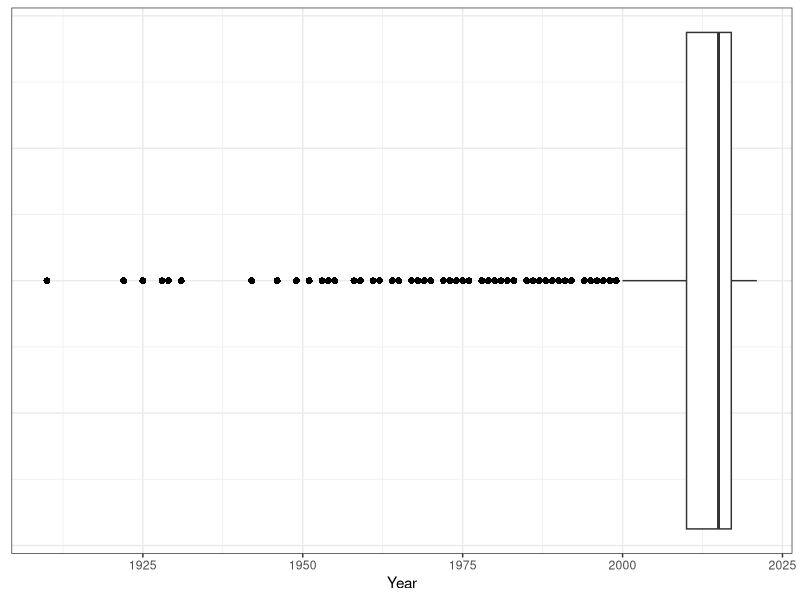
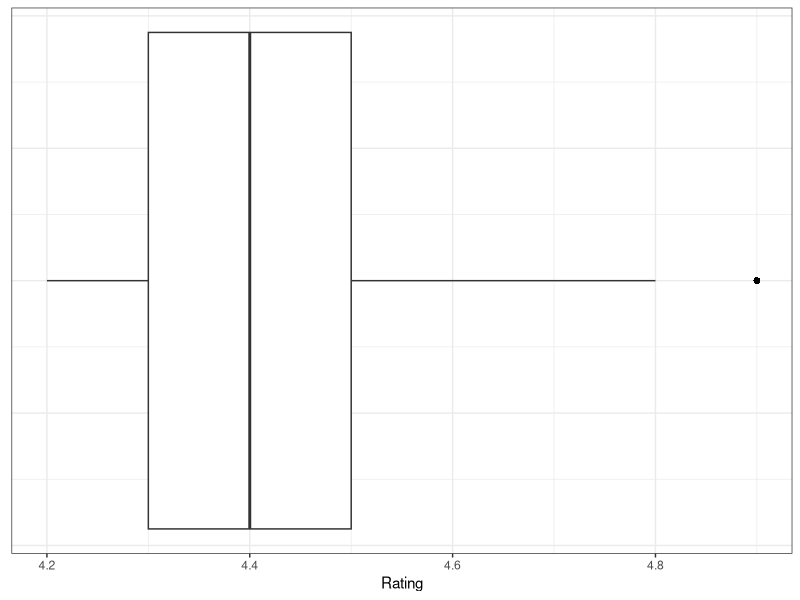
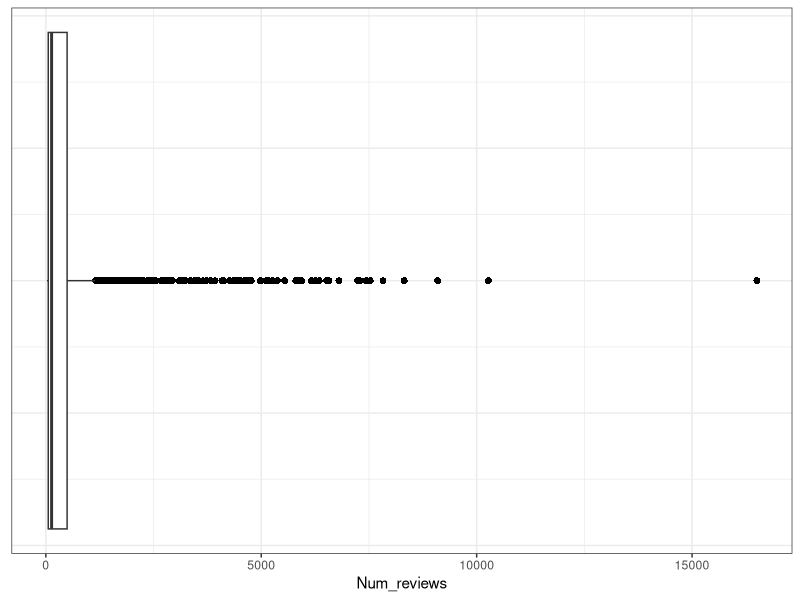
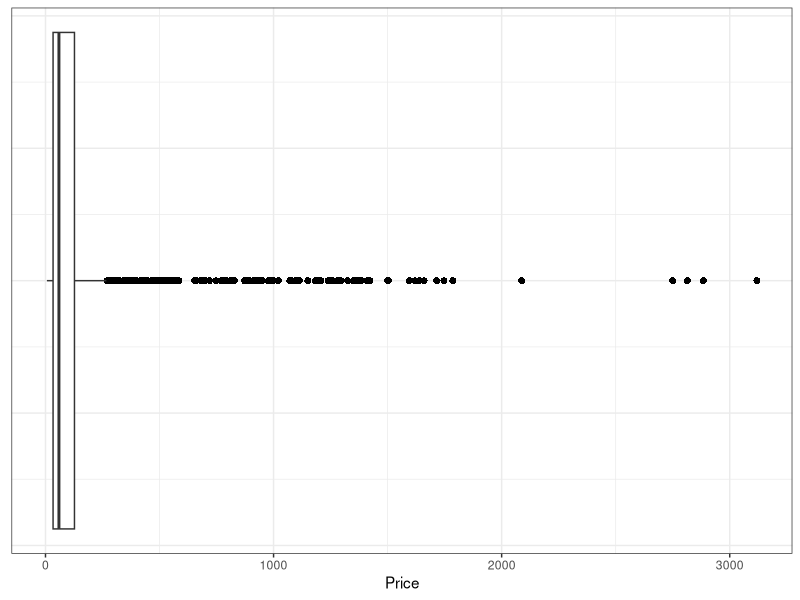
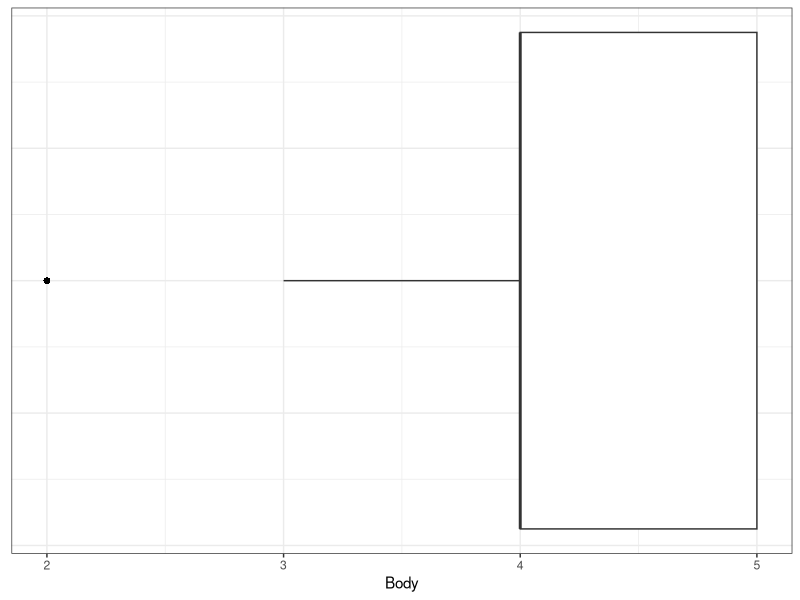
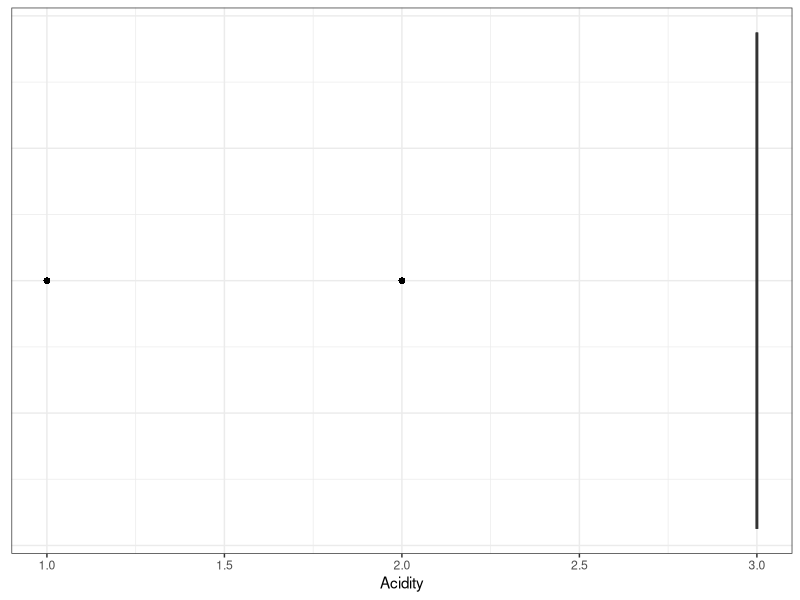
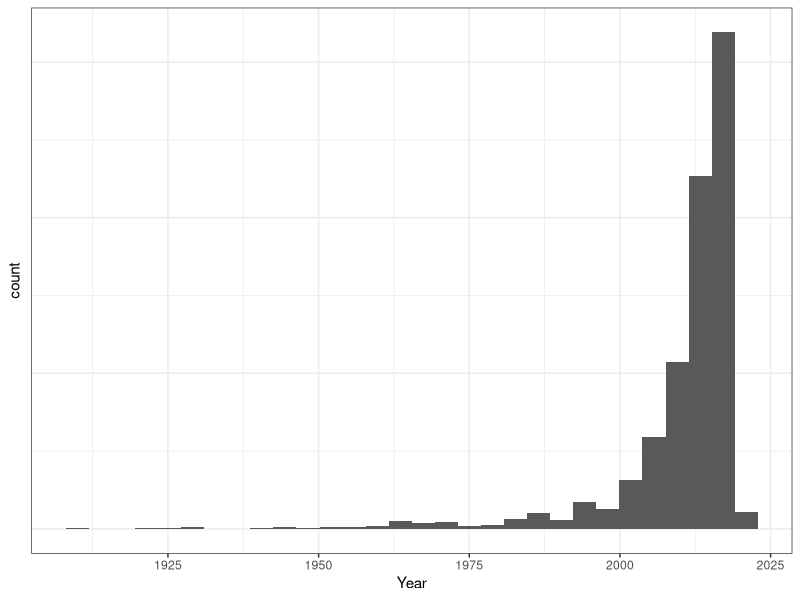
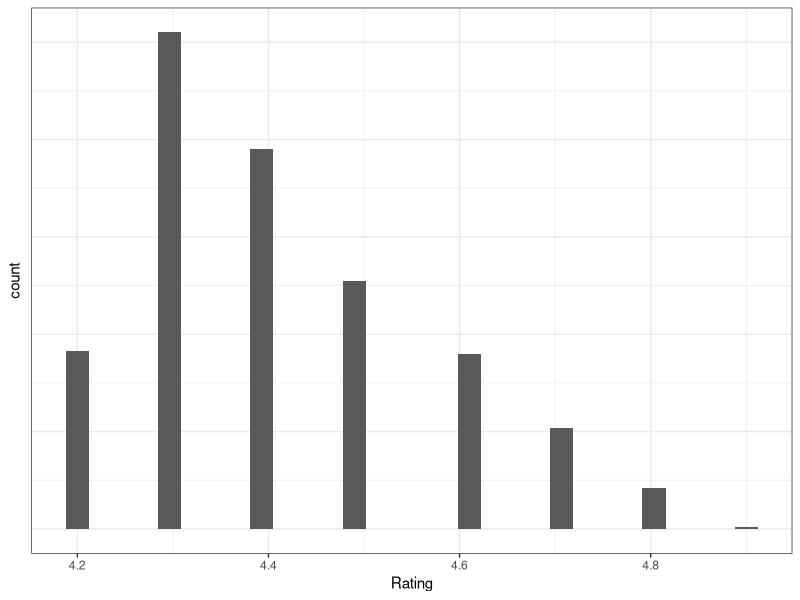

Generate these figures, in order, with R:
## ---- chunk 1
library(tidyverse)
library(readr)

vinhos <- read_delim("vinhos.csv", 
    delim = ";", escape_double = FALSE, trim_ws = TRUE)
view(vinhos)
unique(vinhos$Region)

# Desconsidera as linhas duplicadas.
vinhos <- distinct(vinhos)
view(vinhos)
head(vinhos)

## ---- chunk 2
summary(vinhos)
sd(vinhos$Year)
sd(vinhos$Rating)
sd(vinhos$Num_reviews)
sd(vinhos$Price)
sd(vinhos$Body)
sd(vinhos$Acidity)

z <- ggplot(vinhos, aes(x = Year))
z + geom_boxplot(outlier.colour="black", outlier.shape=16, outlier.size=2) +
  theme_bw() +
  theme(axis.text.y = element_blank(), axis.ticks.y = element_blank())

y <- ggplot(vinhos, aes(x = Rating))
y + geom_boxplot(outlier.colour="black", outlier.shape=16, outlier.size=2) +
  theme_bw() +
  theme(axis.text.y = element_blank(), axis.ticks.y = element_blank())

x <- ggplot(vinhos, aes(x = Num_reviews))
x + geom_boxplot(outlier.colour="black", outlier.shape=16, outlier.size=2) +
  theme_bw() +
  theme(axis.text.y = element_blank(), axis.ticks.y = element_blank())

w <- ggplot(vinhos, aes(x = Price))
w + geom_boxplot(outlier.colour="black", outlier.shape=16, outlier.size=2) +
  theme_bw() +
  theme(axis.text.y = element_blank(), axis.ticks.y = element_blank())

v <- ggplot(vinhos, aes(x = Body))
v + geom_boxplot(outlier.colour="black", outlier.shape=16, outlier.size=2) +
  theme_bw() +
  theme(axis.text.y = element_blank(), axis.ticks.y = element_blank())

u <- ggplot(vinhos, aes(x = Acidity))
u + geom_boxplot(outlier.colour="black", outlier.shape=16, outlier.size=2) +
  theme_bw() +
  theme(axis.text.y = element_blank(), axis.ticks.y = element_blank())

t <- ggplot(vinhos, aes(x = Year))
t + geom_histogram() +
  theme_bw() +
  theme(axis.text.y = element_blank(), axis.ticks.y = element_blank())

s <- ggplot(vinhos, aes(x = Rating))
s + geom_histogram() +
  theme_bw() +
  theme(axis.text.y = element_blank(), axis.ticks.y = element_blank())

r <- ggplot(vinhos, aes(x = Num_reviews))
r + geom_histogram() +
  theme_bw() +
  theme(axis.text.y = element_blank(), axis.ticks.y = element_blank())

q <- ggplot(vinhos, aes(x = Price))
q + geom_histogram() +
  theme_bw() +
  theme(axis.text.y = element_blank(), axis.ticks.y = element_blank())

p <- ggplot(vinhos, aes(x = Body))
p + geom_histogram() +
  theme_bw() +
  theme(axis.text.y = element_blank(), axis.ticks.y = element_blank())

o <- ggplot(vinhos, aes(x = Acidity))
o + geom_histogram() +
  theme_bw() +
  theme(axis.text.y = element_blank(), axis.ticks.y = element_blank())


## ---- chunk 3
k <- ggplot(vinhos, aes(x = Price, y = Winery, color = Rating)) +
  geom_count()
k

k <- ggplot(vinhos, aes(x = Price, y = Wine, color = Rating)) +
  geom_count()
k

k <- ggplot(vinhos, aes(x = Price, y = Year, color = Rating)) +
  geom_count()
k

k <- ggplot(vinhos, aes(x = Price, y = Rating, color = Rating)) +
  geom_count()
k

k <- ggplot(vinhos, aes(x = Price, y = Num_reviews, color = Rating)) +
  geom_count()
k

k <- ggplot(vinhos, aes(x = Price, y = Region, color = Rating)) +
  geom_count()
k

k <- ggplot(vinhos, aes(x = Price, y = Type, color = Rating)) +
  geom_count()
k

k <- ggplot(vinhos, aes(x = Price, y = Body, color = Rating)) +
  geom_count()
k

k <- ggplot(vinhos, aes(x = Price, y = Acidity, color = Rating)) +
  geom_count()
k


k <- ggplot(vinhos, aes(x = Rating, y = Winery, color = Price)) +
  geom_count()
k

k <- ggplot(vinhos, aes(x = Rating, y = Wine, color = Price)) +
  geom_count()
k

k <- ggplot(vinhos, aes(x = Rating, y = Year, color = Price)) +
  geom_count()
k

k <- ggplot(vinhos, aes(x =Rating, y = Price, color = Price)) +
  geom_count()
k

k <- ggplot(vinhos, aes(x = Rating, y = Num_reviews, color = Price)) +
  geom_count()
k

k <- ggplot(vinhos, aes(x = Rating, y = Region, color = Price)) +
  geom_count()
k

k <- ggplot(vinhos, aes(x = Rating, y = Type, color = Price)) +
  geom_count()
k

k <- ggplot(vinhos, aes(x = Rating, y = Body, color = Price)) +
  geom_count()
k

k <- ggplot(vinhos, aes(x = Rating, y = Acidity, color = Price)) +
  geom_count()
k



## ---- chunk 4
n <- ggplot(vinhos, aes(y = Type)) +
  geom_bar() + facet_wrap(~Rating)
n



m <- ggplot(vinhos, aes(x = Rating, y = Type)) +
  geom_count()
m

l <- ggplot(vinhos, aes(x = Price, y = Rating)) +
  geom_point() + facet_wrap(~Type)
l

k <- ggplot(vinhos, aes(x = Price, y = Type, color = Rating)) +
  geom_count()
k

j <- ggplot(vinhos, aes(y = Price, x = Acidity, color = Rating))
j + geom_jitter()

h <- ggplot(vinhos, aes(y = Price, x = Body, color = Rating))
h + geom_jitter()

g <- ggplot(vinhos, aes(y = Price, x = Type, color = Rating))
g + geom_jitter() + theme(axis.text.x = element_text(angle = 90, vjust = 0.5, hjust=1))

f <- ggplot(vinhos, aes(y = Price, x = Year, color = Rating))
f + geom_point()


e <- ggplot(vinhos, aes(y = Price, x = Acidity, color = Rating))
e + geom_jitter() + ylim(0,500)

d <- ggplot(vinhos, aes(y = Price, x = Body, color = Rating))
d + geom_jitter() + ylim(0,500)


e <- ggplot(vinhos, aes(y = Price, x = Acidity, color = Rating))
e + geom_jitter() + ylim(0,100)

d <- ggplot(vinhos, aes(y = Price, x = Body, color = Rating))
d + geom_jitter() + ylim(0,100)

## ---- chunk 5
p <- ggplot(data = vinhos, mapping = aes(x = Price, y = Rating, color = Type))
p + geom_jitter()

#Esse primeiro gráfico, fiz pra explorar as variáveis que mais me chamam a atenção, por serem uma manifestação em preço e nota da qualidade final do vinho. Coloquei preço no eixo x classificação no y. Também experimentei atribuir cor à variável tipode vinho, para observar as alterações nos eixos de acordo com os tipos. Com jitter, impeço que pontos de coordenadas iguais se sobreponham totalmente, para que eu tenha noção de densidade dos pontos.

p <- ggplot(data = vinhos, mapping = aes(x = Price, y = Rating))
p + geom_jitter()
#O gráfico anterior ficou de difícil visualização, porque a variável tipo de cvinho possui muitos valores que se confundem no aspecto cor. Por isso, resolvi retirar essa variável por enquanto.

p <- ggplot(data = vinhos, mapping = aes(x = Price, y = Rating))
p + geom_jitter() + scale_x_log10()
#É mais fácil visualizar principalmente por não ter a legenda ocupando espaço. Mas e incomoda a escala do eixo x, pois ficam muitos pontos sobrepostos no começo do eixo, e outros muito espaçados no final. Para ajeitar isso, inseri uma mudança para escala logarítmica de base 10.

p + geom_jitter(alpha = .2) + scale_x_log10()
#Adicionando o parâmetro alpha eu torno os pontos meio transparentes. Assim, a sobreposição de pontos é destacada, e posso ver onde há mais ocorrências.

p <- p + geom_jitter(alpha = .2) + scale_x_log10()

p + facet_wrap(Body ~ Acidity)

#Armazenei o gráfico que eu tinha produzido até então na variável p, e inseri um facetamento em relação à acidez e ao corpo do vinho. Não gostei de como os gráficos ficaram distribuídos, pois ficou difícil de indentificar qual diz o que. Mas, ao invés de continnuar manipulando o facet_wrap, pensei em relacionar essas variáveis a cor e forma, pois elas tem poucos valores, podendo se encaixar bem nesses parâmetros.

a <- ggplot(data = vinhos, mapping = aes(x = Price, y = Rating, color = Body, size = Acidity))
a + geom_jitter(alpha = .2) + scale_x_log10()
#Fiz essa relação e até ficou bom, mas como corpo é uma variável contíonua, o ggplot a relaciona a diversos tons da mesma cor. Para diferenciar melhor os valores, eu quero que cada um se relacione a uma cor diferente.
## ---- chunk 6
library(RColorBrewer)
myColors <- brewer.pal(4, "Set1")
names(myColors) <- levels(vinhos$Body)
colScale <- scale_colour_manual(name = "Body", values = myColors)
#Aqui eu importei uma biblioteca que me permite relacionar uma paleta de cores a uma variável.

vinhos <- vinhos %>%
  mutate_at(vars(Body), factor)
#Aqui eu tornei corpo uma variável não contínua para evitar confusão na visualização.


b <- ggplot(data = vinhos, mapping = aes(x = Price, y = Rating, color = Body, size = Acidity))
b + geom_jitter(alpha = .2) + scale_x_log10() + colScale

b <- ggplot(data = vinhos, mapping = aes(x = Price, y = Rating, color = Body, size = Acidity))
b + geom_jitter(alpha = .5) + scale_x_log10() + colScale
#Criei um gráfico adicionando colScale, e obtive um gráfico que cumpria o meu desejo em relação à variável corpo. Mas a transparência estava muito alta e diferenciava pouco as cores entre si. Por isso, refiz o fráfico aumantando um pouco o parâmetro alpha. Ficou bem legal. É possível perceber uma predominância de roxo no quadrante superior direito do gráfico. Na parte inferior esquerda, o verde e o azul dominam. O verde e o roxo se estendem por toda a nuvem de ocorrências, enquanto o azul se detém à parte inferior. O vermelho aparece poucas vezes, em geral no centro.


p + facet_grid(Body ~ Acidity)
#Achei o comando que organiza o facetamento do modo que eu desejava e o usei nas geoms de antes. Dá para perceber uma padrão na nuvem de ocorrências, aparentemente independente da relação com corpo e acidez.
## ---- chunk 7
vinhos <- vinhos %>%
  mutate_at(vars(Acidity), factor)
#Voltando ao gráfico com cores, preparei a variável acidez para caber no parâmetro forma e escolhi manualmente três formatos adequados aos seus valores.

c <- ggplot(data = vinhos, mapping = aes(x = Price, y = Rating, color = Body))
c + geom_jitter(alpha = .5, aes(shape = Acidity)) + scale_x_log10() + scale_shape_manual(values = c(0,1,2))

c <- ggplot(data = vinhos, mapping = aes(x = Price, y = Rating, color = Body))
c + geom_jitter(alpha = .5, aes(shape = Acidity, size = 3)) + scale_x_log10() + scale_shape_manual(values = c(15,16,17))
#Depois eu modifiquei as formas para destacar a cor de cada ponto.

## ---- chunk 8
head(vinhos)
#Aqui eu chamei minha base de dados para ver como ela ficou após minhas alterações usando pipe. Tá tranquila.
## ---- chunk 9
d <- ggplot(data = vinhos, mapping = aes(x = Year, y = Rating))
d + geom_jitter() + facet_wrap(~Type)

vinhos_albarino <- vinhos %>%
  filter(Type == "Albarino")
d <- ggplot(data = vinhos_albarino, mapping = aes(x = Year, y = Rating))
d + geom_jitter() + xlim(1900, 2025) + ylim(4,5) + labs(title = "Albarino")

vinhos_cabernet <- vinhos %>%
  filter(Type == "Cabernet Sauvignon")
d <- ggplot(data = vinhos_cabernet, mapping = aes(x = Year, y = Rating))
d + geom_jitter() + xlim(1900, 2025) + ylim(4,5) + labs(title = "Cabernet Sauvignon")

vinhos_cava <- vinhos %>%
  filter(Type == "Cava")
d <- ggplot(data = vinhos_cava, mapping = aes(x = Year, y = Rating))
d + geom_jitter() + xlim(1900, 2025) + ylim(4,5) + labs(title = "Cava")

vinhos_chardonnay <- vinhos %>%
  filter(Type == "Chardonnay")
d <- ggplot(data = vinhos_chardonnay, mapping = aes(x = Year, y = Rating))
d + geom_jitter() + xlim(1900, 2025) + ylim(4,5) + labs(title = "Chardonnay")

vinhos_grenache <- vinhos %>%
  filter(Type == "Grenache")
d <- ggplot(data = vinhos_grenache, mapping = aes(x = Year, y = Rating))
d + geom_jitter() + xlim(1900, 2025) + ylim(4,5) + labs(title = "Grenache")

vinhos_mencia <- vinhos %>%
  filter(Type == "Mencia")
d <- ggplot(data = vinhos_mencia, mapping = aes(x = Year, y = Rating))
d + geom_jitter() + xlim(1900, 2025) + ylim(4,5) + labs(title = "Mencia")

vinhos_monastrell <- vinhos %>%
  filter(Type == "Monastrell")
d <- ggplot(data = vinhos_monastrell, mapping = aes(x = Year, y = Rating))
d + geom_jitter() + xlim(1900, 2025) + ylim(4,5) + labs(title = "Monastrell")

vinhos_montsant <- vinhos %>%
  filter(Type == "Montsant Red")
d <- ggplot(data = vinhos_montsant, mapping = aes(x = Year, y = Rating))
d + geom_jitter() + xlim(1900, 2025) + ylim(4,5) + labs(title = "Montsant Red")

vinhos_pedro <- vinhos %>%
  filter(Type == "Pedro Ximenez")
d <- ggplot(data = vinhos_pedro, mapping = aes(x = Year, y = Rating))
d + geom_jitter() + xlim(1900, 2025) + ylim(4,5) + labs(title = "Pedro Ximenez")

vinhos_priorat <- vinhos %>%
  filter(Type == "Priorat Red")
d <- ggplot(data = vinhos_priorat, mapping = aes(x = Year, y = Rating))
d + geom_jitter() + xlim(1900, 2025) + ylim(4,5) + labs(title = "Priorat Red")

vinhos_red <- vinhos %>%
  filter(Type == "Red")
d <- ggplot(data = vinhos_red, mapping = aes(x = Year, y = Rating))
d + geom_jitter() + xlim(1900, 2025) + ylim(4,5) + labs(title = "Red")

vinhos_ribera <- vinhos %>%
  filter(Type == "Ribera Del Duero Red")
d <- ggplot(data = vinhos_ribera, mapping = aes(x = Year, y = Rating))
d + geom_jitter() + xlim(1900, 2025) + ylim(4,5) + labs(title = "Ribera Del Duero Red")

vinhos_rioja <- vinhos %>%
  filter(Type == "Rioja Red")
d <- ggplot(data = vinhos_rioja, mapping = aes(x = Year, y = Rating))
d + geom_jitter() + xlim(1900, 2025) + ylim(4,5) + labs(title = "Rioja Red")

vinhos_white <- vinhos %>%
  filter(Type == "Rioja White")
d <- ggplot(data = vinhos_white, mapping = aes(x = Year, y = Rating))
d + geom_jitter() + xlim(1900, 2025) + ylim(4,5) + labs(title = "Rioja White")

vinhos_sauvignon <- vinhos %>%
  filter(Type == "Sauvignon Blanc")
d <- ggplot(data = vinhos_sauvignon, mapping = aes(x = Year, y = Rating))
d + geom_jitter() + xlim(1900, 2025) + ylim(4,5) + labs(title = "Sauvignon Blanc")

vinhos_sherry <- vinhos %>%
  filter(Type == "Sherry")
d <- ggplot(data = vinhos_sherry, mapping = aes(x = Year, y = Rating))
d + geom_jitter() + xlim(1900, 2025) + ylim(4,5) + labs(title = "Sherry")

vinhos_sparkling <- vinhos %>%
  filter(Type == "Sparkling")
d <- ggplot(data = vinhos_sparkling, mapping = aes(x = Year, y = Rating))
d + geom_jitter() + xlim(1900, 2025) + ylim(4,5) + labs(title = "Sparkling")

vinhos_syrah <- vinhos %>%
  filter(Type == "Syrah")
d <- ggplot(data = vinhos_syrah, mapping = aes(x = Year, y = Rating))
d + geom_jitter() + xlim(1900, 2025) + ylim(4,5) + labs(title = "Syrah")

vinhos_tempranillo <- vinhos %>%
  filter(Type == "Tempranillo")
d <- ggplot(data = vinhos_tempranillo, mapping = aes(x = Year, y = Rating))
d + geom_jitter() + xlim(1900, 2025) + ylim(4,5) + labs(title = "Tempranillo")

vinhos_toro <- vinhos %>%
  filter(Type == "Toro Red")
d <- ggplot(data = vinhos_toro, mapping = aes(x = Year, y = Rating))
d + geom_jitter() + xlim(1900, 2025) + ylim(4,5) + labs(title = "Toro Red")

vinhos_verdejo <- vinhos %>%
  filter(Type == "Verdejo")
d <- ggplot(data = vinhos_verdejo, mapping = aes(x = Year, y = Rating))
d + geom_jitter() + xlim(1900, 2025) + ylim(4,5) + labs(title = "Verdejo")
d <- ggplot(data = vinhos_verdejo, mapping = aes(x = Price, y = Rating))
d + geom_jitter() + ylim(4,5) + labs(title = "Verdejo")
## ---- chunk 10
d <- ggplot(data = vinhos, mapping = aes(x = Price, y = Rating, color = Num_reviews, size = Num_reviews))
d + geom_jitter() + facet_wrap(~Type)

vinhos_albarino <- vinhos %>%
  filter(Type == "Albarino")
d <- ggplot(data = vinhos_albarino, mapping = aes(x = Price, y = Rating, size = Num_reviews, color = Num_reviews))
d + geom_jitter() + xlim(0, 3200) + ylim(4,5) + labs(title = "Albarino")

vinhos_cabernet <- vinhos %>%
  filter(Type == "Cabernet Sauvignon")
d <- ggplot(data = vinhos_cabernet, mapping = aes(x = Price, y = Rating, size = Num_reviews, color = Num_reviews))
d + geom_jitter() + xlim(0, 3200) + ylim(4,5) + labs(title = "Cabernet Sauvignon")

vinhos_cava <- vinhos %>%
  filter(Type == "Cava")
d <- ggplot(data = vinhos_cava, mapping = aes(x = Price, y = Rating, size = Num_reviews, color = Num_reviews))
d + geom_jitter() + xlim(0, 3200) + ylim(4,5) + labs(title = "Cava")

vinhos_chardonnay <- vinhos %>%
  filter(Type == "Chardonnay")
d <- ggplot(data = vinhos_chardonnay, mapping = aes(x = Price, y = Rating, size = Num_reviews, color = Num_reviews))
d + geom_jitter() + xlim(0, 3200) + ylim(4,5) + labs(title = "Chardonnay")

vinhos_grenache <- vinhos %>%
  filter(Type == "Grenache")
d <- ggplot(data = vinhos_grenache, mapping = aes(x = Price, y = Rating, size = Num_reviews, color = Num_reviews))
d + geom_jitter() + xlim(0, 3200) + ylim(4,5) + labs(title = "Grenache")

vinhos_mencia <- vinhos %>%
  filter(Type == "Mencia")
d <- ggplot(data = vinhos_mencia, mapping = aes(x = Price, y = Rating, size = Num_reviews, color = Num_reviews))
d + geom_jitter() + xlim(0, 3200) + ylim(4,5) + labs(title = "Mencia")

vinhos_monastrell <- vinhos %>%
  filter(Type == "Monastrell")
d <- ggplot(data = vinhos_monastrell, mapping = aes(x = Price, y = Rating, size = Num_reviews, color = Num_reviews))
d + geom_jitter() + xlim(0, 3200) + ylim(4,5) + labs(title = "Monastrell")

vinhos_montsant <- vinhos %>%
  filter(Type == "Montsant Red")
d <- ggplot(data = vinhos_montsant, mapping = aes(x = Price, y = Rating, size = Num_reviews, color = Num_reviews))
d + geom_jitter() + xlim(0, 3200) + ylim(4,5) + labs(title = "Montsant Red")

vinhos_pedro <- vinhos %>%
  filter(Type == "Pedro Ximenez")
d <- ggplot(data = vinhos_pedro, mapping = aes(x = Price, y = Rating, size = Num_reviews, color = Num_reviews))
d + geom_jitter() + xlim(0, 3200) + ylim(4,5) + labs(title = "Pedro Ximenez")

vinhos_priorat <- vinhos %>%
  filter(Type == "Priorat Red")
d <- ggplot(data = vinhos_priorat, mapping = aes(x = Price, y = Rating, size = Num_reviews, color = Num_reviews))
d + geom_jitter() + xlim(0, 3200) + ylim(4,5) + labs(title = "Priorat Red")

vinhos_red <- vinhos %>%
  filter(Type == "Red")
d <- ggplot(data = vinhos_red, mapping = aes(x = Price, y = Rating, size = Num_reviews, color = Num_reviews))
d + geom_jitter() + xlim(0, 3200) + ylim(4,5) + labs(title = "Red")

vinhos_ribera <- vinhos %>%
  filter(Type == "Ribera Del Duero Red")
d <- ggplot(data = vinhos_ribera, mapping = aes(x = Price, y = Rating, size = Num_reviews, color = Num_reviews))
d + geom_jitter() + xlim(0, 3200) + ylim(4,5) + labs(title = "Ribera Del Duero Red")

vinhos_rioja <- vinhos %>%
  filter(Type == "Rioja Red")
d <- ggplot(data = vinhos_rioja, mapping = aes(x = Price, y = Rating, size = Num_reviews, color = Num_reviews))
d + geom_jitter() + xlim(0, 3200) + ylim(4,5) + labs(title = "Rioja Red")

vinhos_white <- vinhos %>%
  filter(Type == "Rioja White")
d <- ggplot(data = vinhos_white, mapping = aes(x = Price, y = Rating, size = Num_reviews, color = Num_reviews))
d + geom_jitter() + xlim(0, 3200) + ylim(4,5) + labs(title = "Rioja White")

vinhos_sauvignon <- vinhos %>%
  filter(Type == "Sauvignon Blanc")
d <- ggplot(data = vinhos_sauvignon, mapping = aes(x = Price, y = Rating, size = Num_reviews, color = Num_reviews))
d + geom_jitter() + xlim(0, 3200) + ylim(4,5) + labs(title = "Sauvignon Blanc")

vinhos_sherry <- vinhos %>%
  filter(Type == "Sherry")
d <- ggplot(data = vinhos_sherry, mapping = aes(x = Price, y = Rating, size = Num_reviews, color = Num_reviews))
d + geom_jitter() + xlim(0, 3200) + ylim(4,5) + labs(title = "Sherry")

vinhos_sparkling <- vinhos %>%
  filter(Type == "Sparkling")
d <- ggplot(data = vinhos_sparkling, mapping = aes(x = Price, y = Rating, size = Num_reviews, color = Num_reviews))
d + geom_jitter() + xlim(0, 3200) + ylim(4,5) + labs(title = "Sparkling")

vinhos_syrah <- vinhos %>%
  filter(Type == "Syrah")
d <- ggplot(data = vinhos_syrah, mapping = aes(x = Price, y = Rating, size = Num_reviews, color = Num_reviews))
d + geom_jitter() + xlim(0, 3200) + ylim(4,5) + labs(title = "Syrah")

vinhos_tempranillo <- vinhos %>%
  filter(Type == "Tempranillo")
d <- ggplot(data = vinhos_tempranillo, mapping = aes(x = Price, y = Rating, size = Num_reviews, color = Num_reviews))
d + geom_jitter() + xlim(0, 3200) + ylim(4,5) + labs(title = "Tempranillo")

vinhos_toro <- vinhos %>%
  filter(Type == "Toro Red")
d <- ggplot(data = vinhos_toro, mapping = aes(x = Price, y = Rating, size = Num_reviews, color = Num_reviews))
d + geom_jitter() + xlim(0, 3200) + ylim(4,5) + labs(title = "Toro Red")

vinhos_verdejo <- vinhos %>%
  filter(Type == "Verdejo")
d <- ggplot(data = vinhos_verdejo, mapping = aes(x = Price, y = Rating, size = Num_reviews, color = Num_reviews))
d + geom_jitter() + xlim(0, 3200) + ylim(4,5) + labs(title = "Verdejo")

